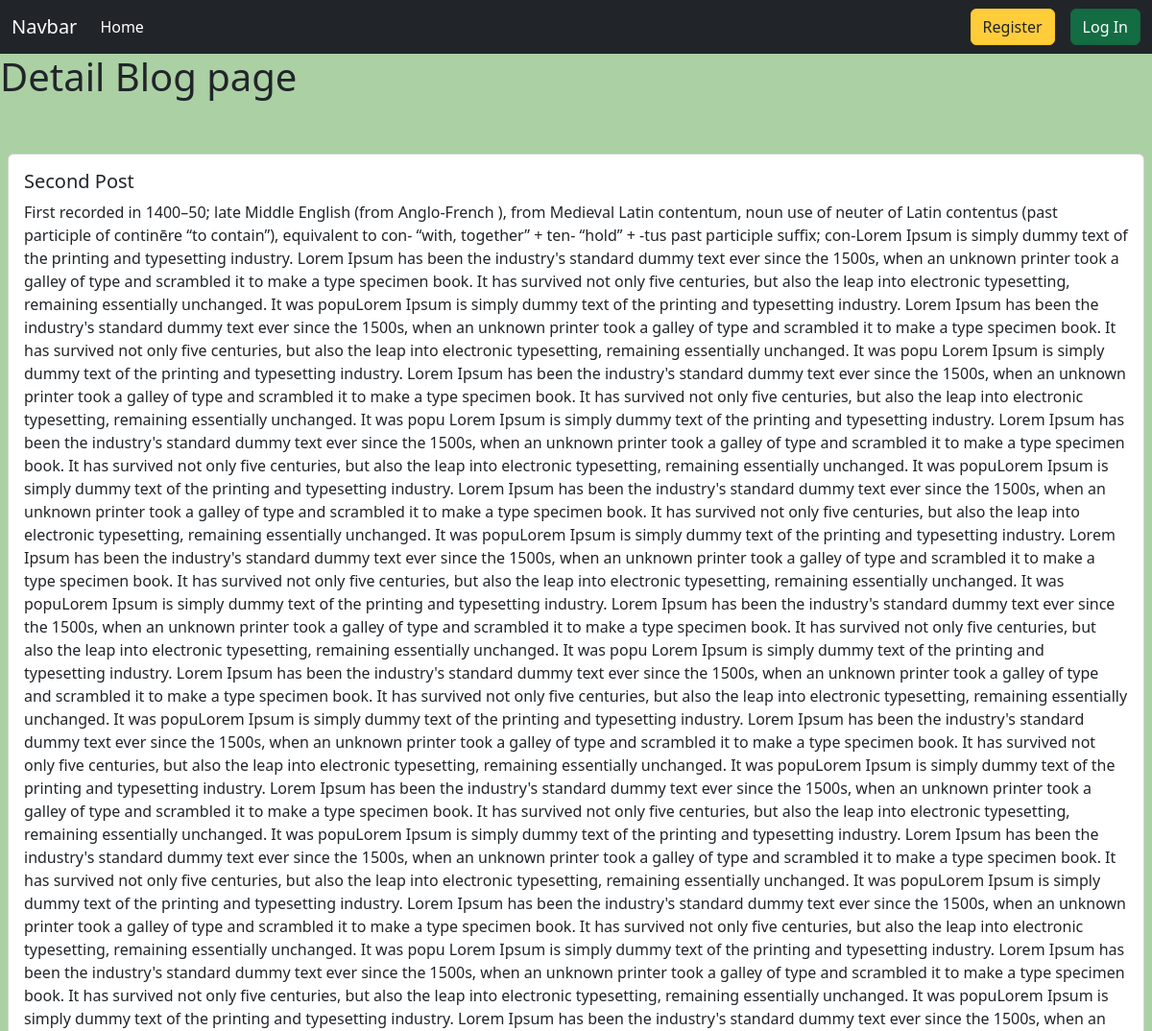
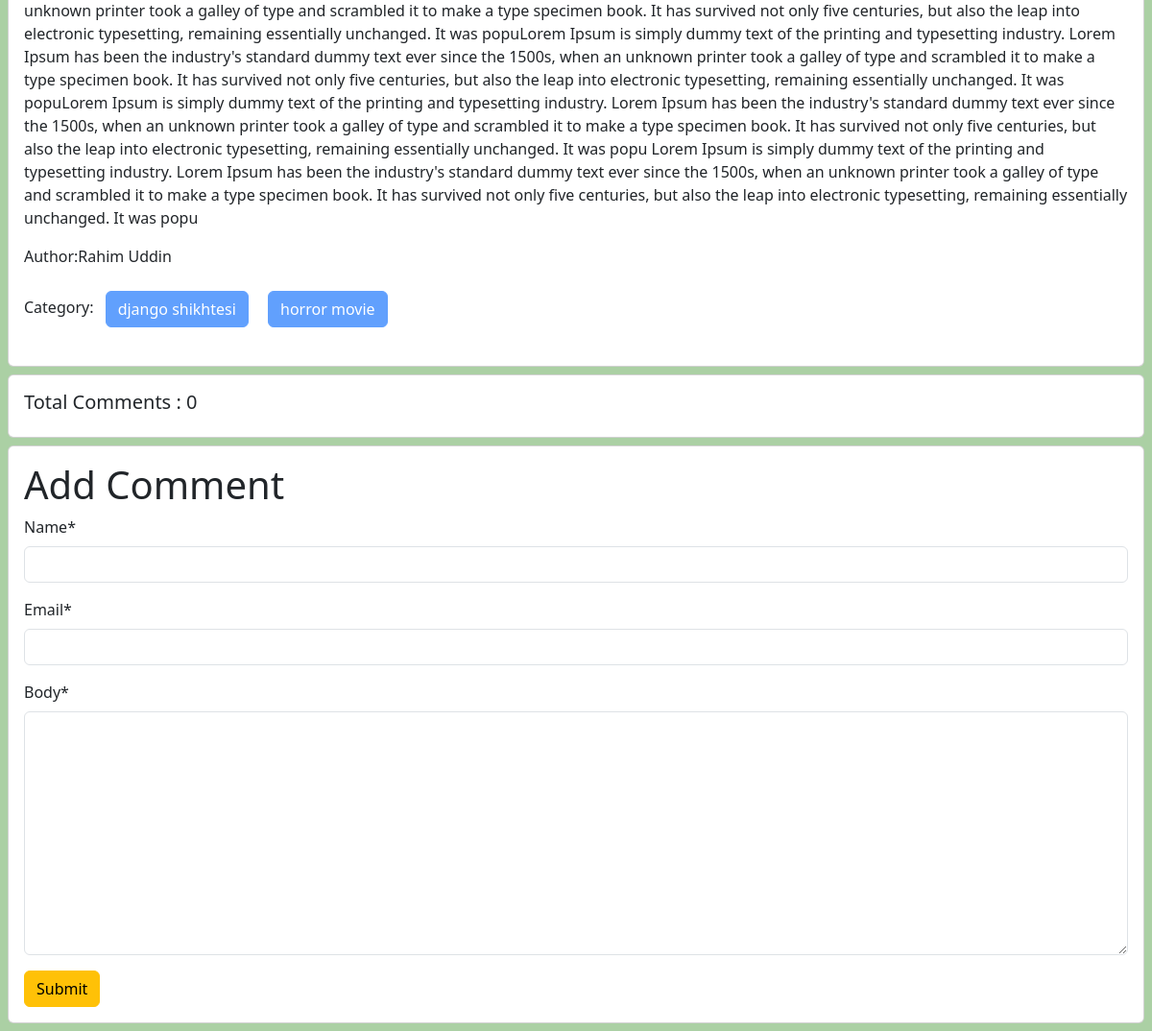
Screenshot of /post/details/2 with the database file from the repository (2 pictures, top to bottom).
### posts/models.py (models this page shows, shortened)
class Post(models.Model):
    title = models.CharField(max_length = 50)
    content = models.TextField()
    category = models.ManyToManyField(Category)
    author = models.ForeignKey(User, on_delete = models.CASCADE)
    image = models.ImageField(upload_to='posts/images/', blank = True, null = True)

### categories/models.py (models this page shows, shortened)
class Category(models.Model):
    name = models.CharField(max_length = 100)
    slug = models.SlugField(max_length=200, unique = True, null = True, blank = True)

### posts/views.py (the view, shortened to what this page needs)
# urls.py: path('details/<int:id>',views.DetailPostView.as_view(), name='detailsPost'),
class DetailPostView(DetailView):
    model = models.Post
    pk_url_kwarg = 'id'
    template_name = 'post_details.html'
    def get_context_data(self, **kwargs):
        context = super().get_context_data(**kwargs)
        post = self.object # # In which post we commented
        comments = models.Comment.objects.filter(post=post) # Filter the comment on of the post
        comment_form = forms.CommentForm()
        context['comments'] = comments
        context['comment_form'] = comment_form
        return context

### posts/forms.py
class CommentForm(forms.ModelForm):
    class Meta:
        model = Comment
        fields = ['name', 'email', 'body']

### posts/templates/post_details.html (shortened to what this page needs)
{% extends 'base.html' %}
{% load crispy_forms_tags %}
{% block content %}
<h1>Detail Blog page</h1>
<div class="col-12 pt-5">
    <div class="card mx-2">
      <div class="card-body">
        <h5 class="card-title">{{post.title}}</h5>
        <p class="card-text">{{post.content}}</p>
        <p>Author:{{post.author.first_name}} {{post.author.last_name}}</p>
        <p>
          Category: {%for cat in post.category.all %}
          <button class="btn btn-primary m-2" disabled>{{cat.name}}</button>
          {%endfor%}
        </p>
      </div>
    </div>
  </div>
  <div class="card m-2">
    <h5 class="p-3">Total Comments : {{comments | length}}</h5>
</div>
  <div class="card m-2">
    <div class="card-body">
        <form method="post">
            <h1>Add Comment</h1>
            {{comment_form | crispy}}
            <button class="btn btn-warning">Submit</button>
        </form>
    </div>
</div>
{% endblock %}

### rows the page displays
Post: title "Second Post", content "First recorded in 1400–50; late Middle English (from Anglo-French ), from Medieval Latin contentum, noun use of neuter of Latin contentus (past participle of continēre “to contain”), equivalent to con- “with, together” + ten- “hold” + -tus past participle suffix; con-Lorem Ipsum is simply dummy text of the printing and typesetting industry. Lorem Ipsum has been the industry's standard dummy text ever since the 1500s, when an unknown printer took a galley of type and scrambled it to make a type specimen book. It has survived not only five centuries, but also the leap into electronic typesetting, remaining essentially unchanged. It was popuLorem Ipsum is simply dummy text of the printing and…", author.first_name "Rahim", author.last_name "Uddin"
Category: name "django shikhtesi"
Category: name "horror movie"

### other values shown
{{ comments | length }} "0"
